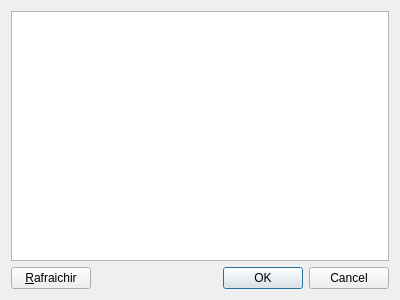
<?xml version="1.0" encoding="UTF-8"?>
<ui version="4.0">
 <class>EleveList</class>
 <widget class="QDialog" name="EleveList">
  <property name="geometry">
   <rect>
    <x>0</x>
    <y>0</y>
    <width>400</width>
    <height>300</height>
   </rect>
  </property>
  <property name="windowTitle">
   <string>Dialog</string>
  </property>
  <layout class="QGridLayout" name="gridLayout">
   <item row="0" column="0">
    <widget class="QTreeView" name="treeListEleve"/>
   </item>
   <item row="1" column="0">
    <layout class="QHBoxLayout" name="horizontalLayout">
     <item>
      <widget class="QPushButton" name="pushButton">
       <property name="text">
        <string>&amp;Rafraichir</string>
       </property>
      </widget>
     </item>
     <item>
      <spacer name="horizontalSpacer">
       <property name="orientation">
        <enum>Qt::Horizontal</enum>
       </property>
       <property name="sizeHint" stdset="0">
        <size>
         <width>40</width>
         <height>20</height>
        </size>
       </property>
      </spacer>
     </item>
     <item>
      <widget class="QDialogButtonBox" name="buttonBox">
       <property name="orientation">
        <enum>Qt::Horizontal</enum>
       </property>
       <property name="standardButtons">
        <set>QDialogButtonBox::Cancel|QDialogButtonBox::Ok</set>
       </property>
      </widget>
     </item>
    </layout>
   </item>
  </layout>
 </widget>
 <resources/>
 <connections/>
</ui>
